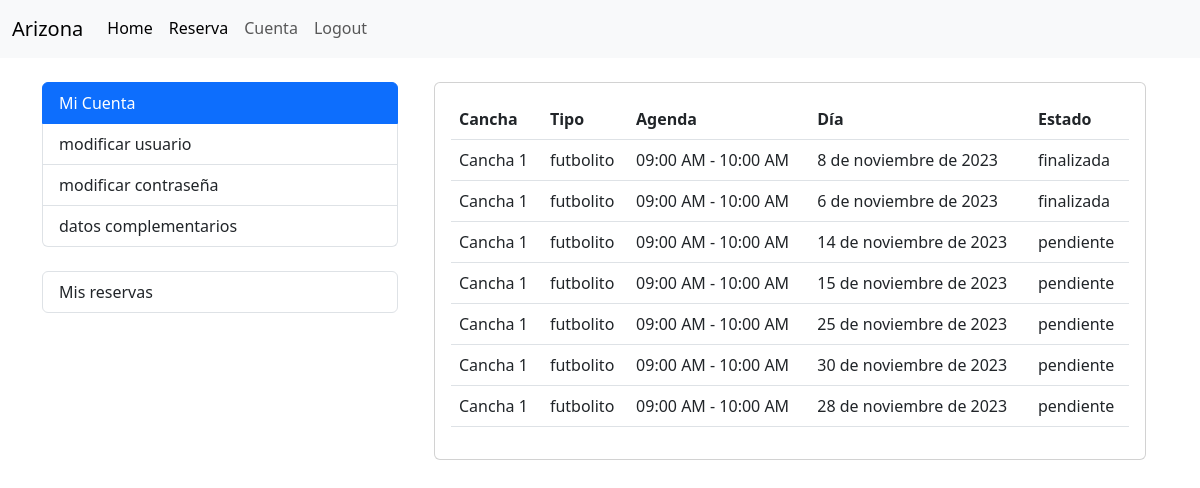
Page /cliente/reservas_user/ (signed in) on the earlier database version.
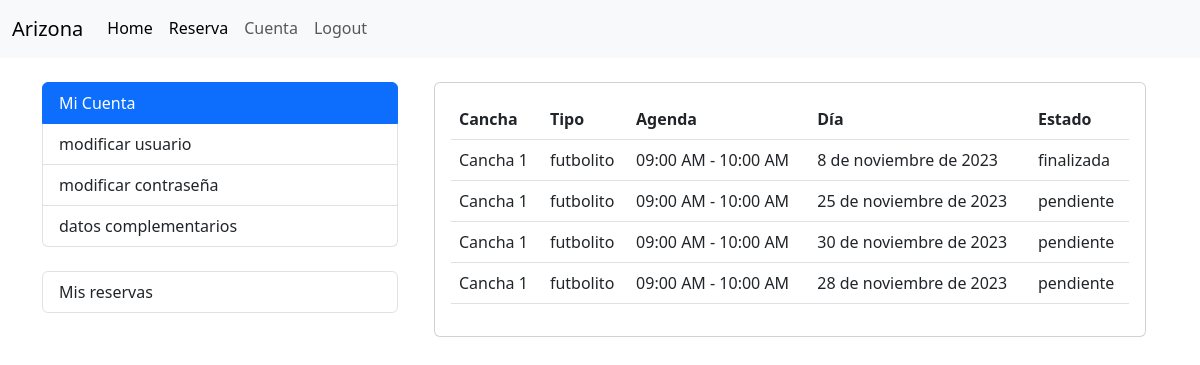
Same page on the later database version.
### cliente/models.py (models this page shows, shortened)
class Reserva(models.Model):
    cliente = models.ForeignKey(Cliente, on_delete=models.CASCADE)
    agenda = models.ForeignKey(Agenda, on_delete=models.CASCADE)
    dia = models.DateField()
    ESTADO_CHOICES = [
        ('disponible', 'Disponible'),
        ('pendiente', 'Pendiente'),
        ('finalizada', 'Finalizada'),
    ]
    estado = models.CharField(max_length=20, choices=ESTADO_CHOICES, default='disponible')
    class Meta:
        unique_together = ('agenda', 'cliente', 'dia')

### servicio/models.py (models this page shows, shortened)
class Agenda(models.Model):
    cancha = models.ForeignKey(Cancha, on_delete=models.CASCADE)
    horario = models.ForeignKey(Horario, on_delete=models.CASCADE)
    disponible = models.BooleanField(default=True)
    class Meta:
        verbose_name = _('Agenda')
        verbose_name_plural = _('Agendas')
        unique_together = ('cancha', 'horario')

class Cancha(models.Model):
    NUMERACION_CHOICES = [
        ('1', 'Cancha 1'),
        ('2', 'Cancha 2'),
        ('3', 'Cancha 3'),
        ('4', 'Cancha 4'),
        ('5', 'Cancha 5'),
        ('6', 'Cancha 6'),
        ('7', 'Cancha 7'),
        ('8', 'Cancha 8'),
    ]
    numeracion = models.CharField(max_length=10, choices=NUMERACION_CHOICES)
    tipo = models.ForeignKey(TipoCancha, on_delete=models.CASCADE, related_name='canchas')
    def __str__(self):
        return f'Cancha {self.numeracion}'
    class Meta:
        verbose_name = _('Cancha')
        verbose_name_plural = _('Canchas')

class TipoCancha(models.Model):
    nombre = models.CharField(max_length=50)
    precio = models.DecimalField(max_digits=8, decimal_places=0)
    descripcion = models.TextField()
    def __str__(self):
        return self.nombre
    class Meta:
        verbose_name = _('Tipo de Cancha')
        verbose_name_plural = _('Tipos de Canchas')

class Horario(models.Model):
    AM = 'AM'
    PM = 'PM'
    MERIDIEM_CHOICES = [
        (AM, 'AM'),
        (PM, 'PM'),
    ]
    hora_inicio = models.TimeField()
    hora_fin = models.TimeField()
    meridiem = models.CharField(max_length=2, choices=MERIDIEM_CHOICES, default=PM)
    def __str__(self):
        return f'{self.hora_inicio.strftime("%I:%M %p")} - {self.hora_fin.strftime("%I:%M %p")}'

### cliente/views.py (the view)
# urls.py: path('reservas_user/', views.listar_reservas_usuario, name='listar_reservas_usuario'),
def listar_reservas_usuario(request):
    try:
        cliente = request.user.cliente
    except Cliente.DoesNotExist:
        messages.warning(request, 'Necesitas crear un Cliente para acceder a esta página')
        return redirect(reverse('cliente:cliente_create'))
    reservas = Reserva.objects.filter(cliente=cliente)
    return render(request, 'reserva/reservas_usuario.html', {'reservas': reservas})

### cliente/templates/reserva/reservas_usuario.html (shortened to what this page needs)
{% extends "accounts/index.html" %}
{% block accounts_container %}
<div class="container">
  <div class="card">
    <div class="card-body">
      {% if reservas %}
      <table class="table reserva-table">
        <thead>
          <tr>
            <th>Cancha</th>
            <th>Tipo</th>
            <th>Agenda</th>
            <th>Día</th>
            <th>Estado</th>
          </tr>
        </thead>
        <tbody>
          {% for reserva in reservas %}
          <tr >
            <td>{{ reserva.agenda.cancha }}</td>
            <td>{{ reserva.agenda.cancha.tipo }}</td>
            <td>{{ reserva.agenda.horario }}</td>
            <td>{{ reserva.dia }}</td>
            <td>{{ reserva.estado }}</td>
          </tr>
          {% empty %}
          <tr>
            <td colspan="4">No hay servicio disponibles.</td>
          </tr>
          {% endfor %}
        </tbody>
      </table>
      {% else %}
      <p>No hay reservas disponibles.</p>
      {% endif %}
    </div>
  </div>
</div>
{% endblock %}

Differences in the rows shown:
removed Reserva: agenda.cancha "Cancha 1", agenda.cancha.tipo "futbolito", agenda.horario "09:00 AM - 10:00 AM", dia "6 de noviembre de 2023", estado "finalizada"
removed Reserva: agenda.cancha "Cancha 1", agenda.cancha.tipo "futbolito", agenda.horario "09:00 AM - 10:00 AM", dia "14 de noviembre de 2023", estado "pendiente"
removed Reserva: agenda.cancha "Cancha 1", agenda.cancha.tipo "futbolito", agenda.horario "09:00 AM - 10:00 AM", dia "15 de noviembre de 2023", estado "pendiente"
